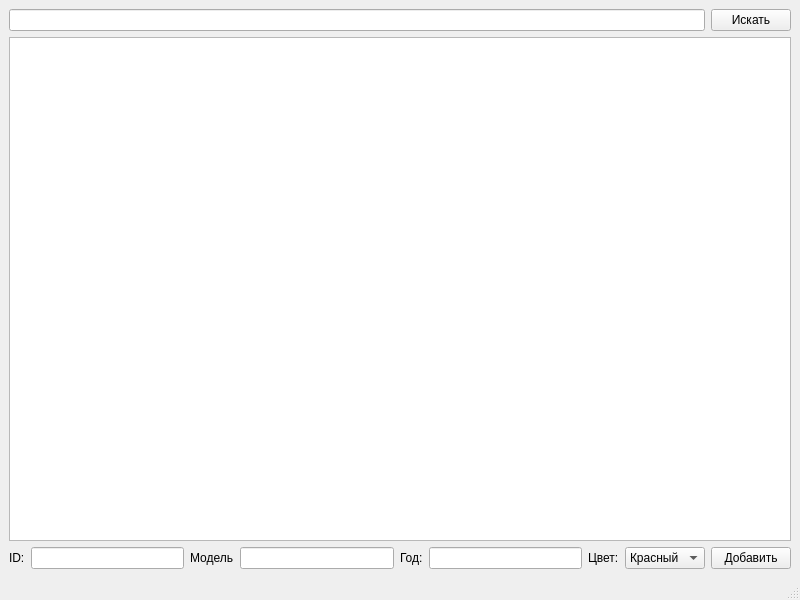
<?xml version="1.0" encoding="UTF-8"?>
<ui version="4.0">
 <class>MainWindow</class>
 <widget class="QMainWindow" name="MainWindow">
  <property name="geometry">
   <rect>
    <x>0</x>
    <y>0</y>
    <width>800</width>
    <height>600</height>
   </rect>
  </property>
  <property name="windowTitle">
   <string>MainWindow</string>
  </property>
  <widget class="QWidget" name="centralwidget">
   <layout class="QVBoxLayout" name="verticalLayout">
    <item>
     <layout class="QHBoxLayout" name="horizontalLayout">
      <item>
       <widget class="QLineEdit" name="editSearch">
        <property name="text">
         <string/>
        </property>
       </widget>
      </item>
      <item>
       <widget class="QPushButton" name="buttonFind">
        <property name="text">
         <string>Искать</string>
        </property>
       </widget>
      </item>
     </layout>
    </item>
    <item>
     <widget class="QTextBrowser" name="textBrowser"/>
    </item>
    <item>
     <layout class="QHBoxLayout" name="horizontalLayout_2">
      <item>
       <widget class="QLabel" name="ID">
        <property name="text">
         <string>ID:</string>
        </property>
       </widget>
      </item>
      <item>
       <widget class="QLineEdit" name="editID"/>
      </item>
      <item>
       <widget class="QLabel" name="Model">
        <property name="text">
         <string>Модель</string>
        </property>
       </widget>
      </item>
      <item>
       <widget class="QLineEdit" name="editModel"/>
      </item>
      <item>
       <widget class="QLabel" name="Year">
        <property name="text">
         <string>Год:</string>
        </property>
       </widget>
      </item>
      <item>
       <widget class="QLineEdit" name="editYear"/>
      </item>
      <item>
       <widget class="QLabel" name="label">
        <property name="text">
         <string>Цвет:</string>
        </property>
       </widget>
      </item>
      <item>
       <widget class="QComboBox" name="comboColor">
        <item>
         <property name="text">
          <string>Красный</string>
         </property>
        </item>
        <item>
         <property name="text">
          <string>Зеленый</string>
         </property>
        </item>
        <item>
         <property name="text">
          <string>Синий</string>
         </property>
        </item>
        <item>
         <property name="text">
          <string>Черный</string>
         </property>
        </item>
       </widget>
      </item>
      <item>
       <widget class="QPushButton" name="buttonAdd">
        <property name="text">
         <string>Добавить</string>
        </property>
       </widget>
      </item>
     </layout>
    </item>
   </layout>
  </widget>
  <widget class="QMenuBar" name="menubar">
   <property name="geometry">
    <rect>
     <x>0</x>
     <y>0</y>
     <width>800</width>
     <height>26</height>
    </rect>
   </property>
  </widget>
  <widget class="QStatusBar" name="statusbar"/>
 </widget>
 <resources/>
 <connections>
  <connection>
   <sender>buttonFind</sender>
   <signal>clicked()</signal>
   <receiver>MainWindow</receiver>
   <slot>findCars()</slot>
   <hints>
    <hint type="sourcelabel">
     <x>748</x>
     <y>54</y>
    </hint>
    <hint type="destinationlabel">
     <x>642</x>
     <y>32</y>
    </hint>
   </hints>
  </connection>
  <connection>
   <sender>buttonAdd</sender>
   <signal>clicked()</signal>
   <receiver>MainWindow</receiver>
   <slot>addCars()</slot>
   <hints>
    <hint type="sourcelabel">
     <x>737</x>
     <y>546</y>
    </hint>
    <hint type="destinationlabel">
     <x>714</x>
     <y>572</y>
    </hint>
   </hints>
  </connection>
 </connections>
 <slots>
  <slot>findCars()</slot>
  <slot>addCars()</slot>
 </slots>
</ui>
